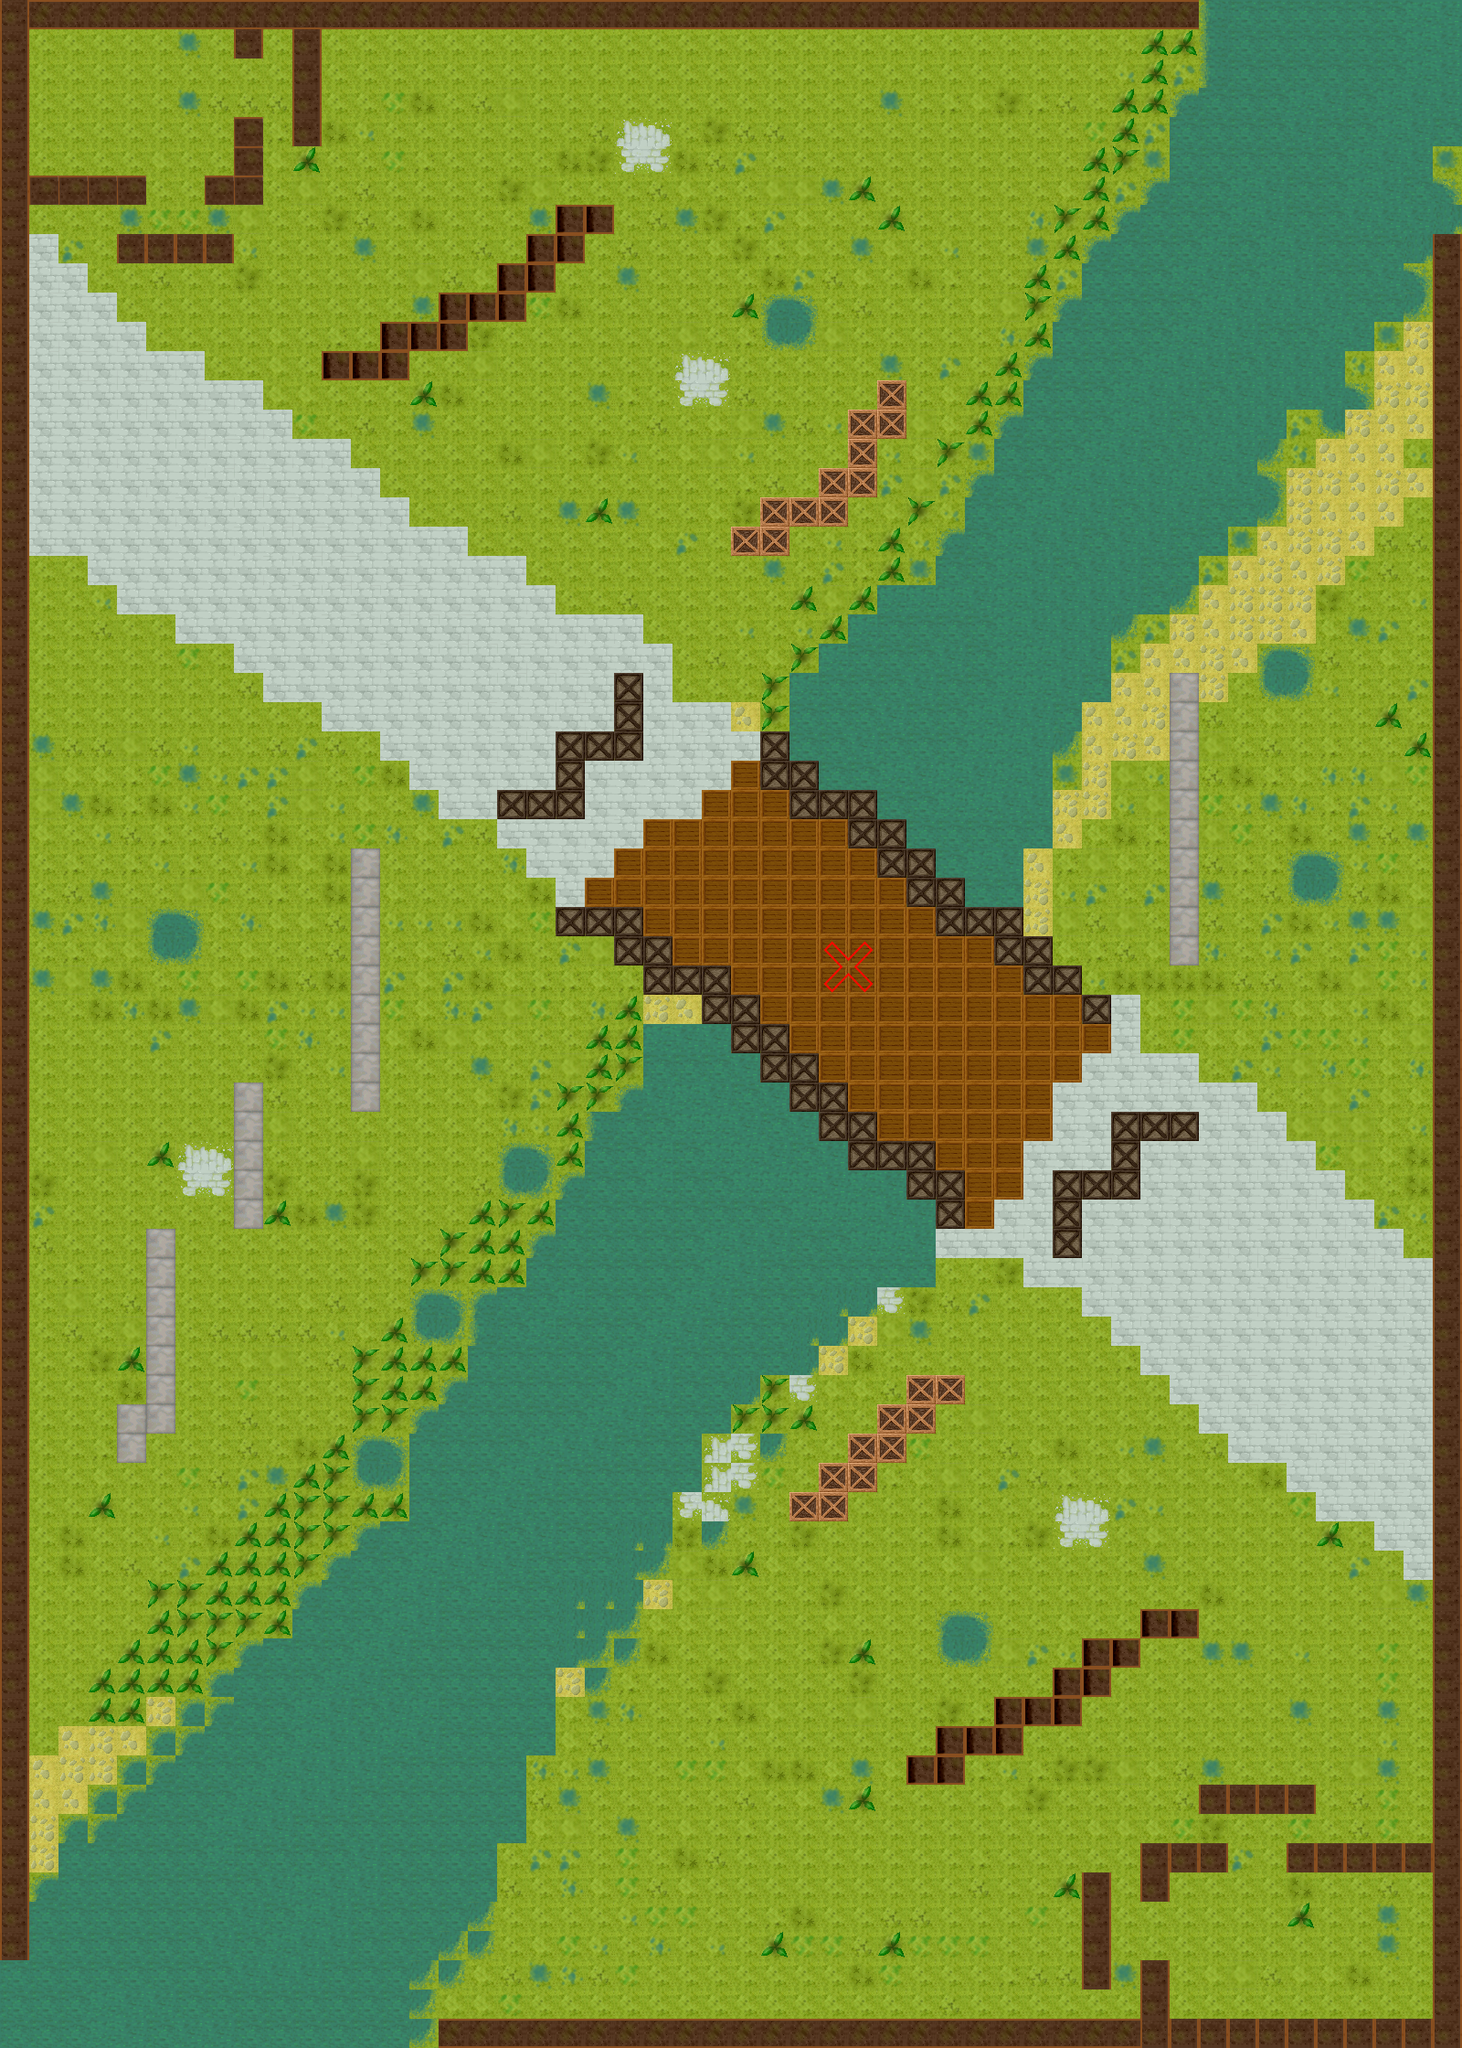

A level layout from a 2D game, rendered from its tile map. Below: a short description, then the map file with tile-grid data replaced by summaries:
An orthogonal 50x70 tile map with 32x32 px tiles, 3 tile layers (base, collidable, watar) and 1 object.

<map version="1.0" orientation="orthogonal" renderorder="right-down" width="50" height="70" tilewidth="32" tileheight="32" nextobjectid="14">
 <tileset firstgid="1" name="aztec" tilewidth="32" tileheight="32" tilecount="128" columns="16">
  <image source="aztec.bmp" trans="ff00ff" width="512" height="256" />
  <terraintypes>
   <terrain name="cobblestone" tile="-1" />
   <terrain name="water" tile="-1" />
   <terrain name="grass" tile="-1" />
  </terraintypes>
  <tile id="10" terrain="0,0,0," />
  <tile id="11" terrain="0,0,," />
  <tile id="12" terrain="0,0,,0" />
  <tile id="26" terrain="0,,0," />
  <tile id="28" terrain=",0,,0" />
  <tile id="39" terrain="2,2,2," />
  <tile id="40" terrain="2,2,," />
  <tile id="41" terrain="2,2,,2" />
  <tile id="42" terrain="0,,0,0" />
  <tile id="43" terrain=",,0,0" />
  <tile id="44" terrain=",0,0,0" />
  <tile id="55" terrain="2,,2," />
  <tile id="57" terrain=",2,,2" />
  <tile id="71" terrain="2,,2,2" />
  <tile id="72" terrain=",,2,2" />
  <tile id="73" terrain=",2,2,2" />
 </tileset>
 <layer name="base" width="50" height="70">
  <data>[3500 cells, 3490 non-empty, 39 distinct tile ids]</data>
 </layer>
 <layer name="collidable" width="50" height="70">
  <data>[3500 cells, 391 non-empty, 7 distinct tile ids]</data>
 </layer>
 <layer name="watar" width="50" height="70">
  <data>[3500 cells, 766 non-empty, 28 distinct tile ids]</data>
 </layer>
 <objectgroup name="bomb" visible="0">
  <object id="1" x="882.667" y="1014" width="96.6667" height="92.6667">
   <ellipse />
  </object>
 </objectgroup>
</map>